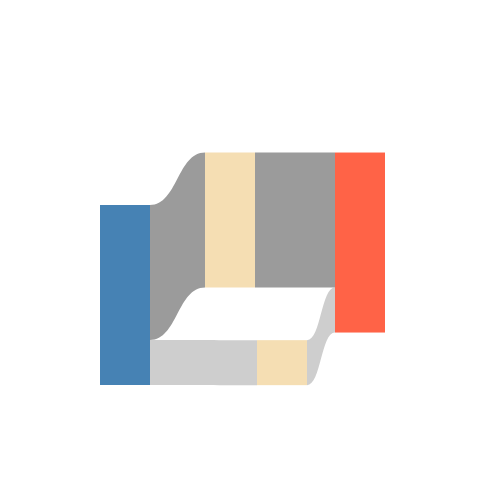

Notebook code cell kept with this figure:
### Code cell
G_logo = nx.DiGraph()

# Add 2 nodes to G_logo
G_logo.add_node("file1")
G_logo.add_node("dset1")
G_logo.add_node("dset2")
G_logo.add_node("task")

G_logo.add_edge("file1", "dset1", value=3)
G_logo.add_edge("file1", "dset2", value=1)
G_logo.add_edge("dset1", "task", value=3)
G_logo.add_edge("dset2", "task", value=1)

edge_attr = {
    ("file1", "dset1"): {'access_cnt': 3, 'access_size': 3, 'operation': 'none', 'bandwidth': 3},
    ("file1", "dset2"): {'access_cnt': 1, 'access_size': 1, 'operation': 'none', 'bandwidth': 2},
    ("dset1", "task"): {'access_cnt': 3, 'access_size': 3, 'operation': 'none', 'bandwidth': 3},
    ("dset2", "task"): {'access_cnt': 1, 'access_size': 1, 'operation': 'none', 'bandwidth': 2},
}

nx.set_edge_attributes(G_logo, edge_attr)

nodes_attrs = {
    "file1": {"type": "file", "pos": (0,3)},
    "dset1": {"type": "dataset", "pos": (0.5,0)},
    "dset2": {"type": "dataset", "pos": (0.7,2.14)},
    "task": {"type": "task", "pos": (1,0.338)},
}

nx.set_node_attributes(G_logo, nodes_attrs)

nodes, nodes_dict = get_nodes_for_sankey(G_logo, label_on=False)

# print(vfd_nodes)

vfd_links = get_links_for_sankey(G_logo, nodes_dict, val_sqrt=False)
fig = go.Figure(go.Sankey(
            node = nodes,
            link = vfd_links, orientation='h'))

fig.update_layout(
    autosize=True, width=500, height=500,
    margin=dict(
        l=100, r=140, b=100, t=200, pad=10 ),
    boxmode="group",
    font=dict(size=24),
    paper_bgcolor='rgba(0,0,0,0)', 
    # plot_bgcolor='rgba(0,0,0,0)',
)

    
fig.show()

# save_html_path = f"{stat_path}/vfd-{(SELECT_STAGE_END+1)}s-{test_name}-sankey-labeled.html"
# fig.write_html(save_html_path)
# print(f"Sankey saved to {save_html_path}")

### Figure 1 — Plotly figure (JSON) as saved in the notebook; plotly's stock layout.template omitted (floating-point values rounded to 4 significant figures)
{"data": [{"link": {"color": ["rgba(113.33333333333333, 113.33333333333333, 113.33333333333333, 0.7)", "rgba(146.66666666666666, 146.66666666666666, 146.66666666666666, 0.45)", "rgba(113.33333333333333, 113.33333333333333, 113.33333333333333, 0.7)", "rgba(146.66666666666666, 146.66666666666666, 146.66666666666666, 0.45)"], "label": [], "source": [0, 0, 1, 2], "target": [1, 2, 3, 3], "value": [3, 1, 3, 1]}, "node": {"color": ["SteelBlue", "Wheat", "Wheat", "Tomato"], "label": [], "line": {"width": 0}, "thickness": 50, "x": [0, 0.5, 0.7, 1], "y": [1.1, 0.1, 0.8133, 0.2127]}, "orientation": "h", "type": "sankey"}], "layout": {"autosize": true, "boxmode": "group", "font": {"size": 24}, "height": 500, "margin": {"b": 100, "l": 100, "pad": 10, "r": 140, "t": 200}, "paper_bgcolor": "rgba(0,0,0,0)", "width": 500}}
